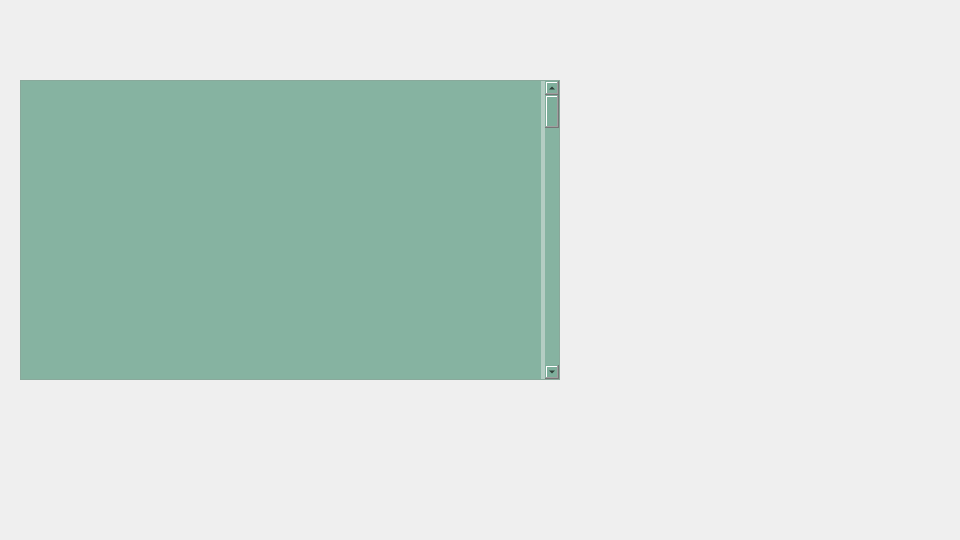
<?xml version="1.0" encoding="UTF-8"?>
<ui version="4.0">
 <class>data_analysis_page</class>
 <widget class="QWidget" name="data_analysis_page">
  <property name="geometry">
   <rect>
    <x>0</x>
    <y>0</y>
    <width>960</width>
    <height>540</height>
   </rect>
  </property>
  <property name="minimumSize">
   <size>
    <width>960</width>
    <height>540</height>
   </size>
  </property>
  <property name="maximumSize">
   <size>
    <width>960</width>
    <height>540</height>
   </size>
  </property>
  <property name="windowTitle">
   <string>Form</string>
  </property>
  <widget class="QScrollArea" name="scrollArea">
   <property name="geometry">
    <rect>
     <x>20</x>
     <y>80</y>
     <width>540</width>
     <height>300</height>
    </rect>
   </property>
   <property name="minimumSize">
    <size>
     <width>540</width>
     <height>300</height>
    </size>
   </property>
   <property name="maximumSize">
    <size>
     <width>540</width>
     <height>300</height>
    </size>
   </property>
   <property name="styleSheet">
    <string notr="true">background-color: rgba(119, 170, 149, 125);</string>
   </property>
   <property name="widgetResizable">
    <bool>true</bool>
   </property>
   <widget class="QWidget" name="scrollAreaWidgetContents">
    <property name="geometry">
     <rect>
      <x>0</x>
      <y>0</y>
      <width>520</width>
      <height>2400</height>
     </rect>
    </property>
    <property name="minimumSize">
     <size>
      <width>520</width>
      <height>2400</height>
     </size>
    </property>
    <property name="maximumSize">
     <size>
      <width>520</width>
      <height>2400</height>
     </size>
    </property>
    <widget class="QWidget" name="verticalLayoutWidget">
     <property name="geometry">
      <rect>
       <x>0</x>
       <y>0</y>
       <width>522</width>
       <height>371</height>
      </rect>
     </property>
     <layout class="QVBoxLayout" name="verticalLayout"/>
    </widget>
   </widget>
  </widget>
 </widget>
 <resources/>
 <connections/>
</ui>
